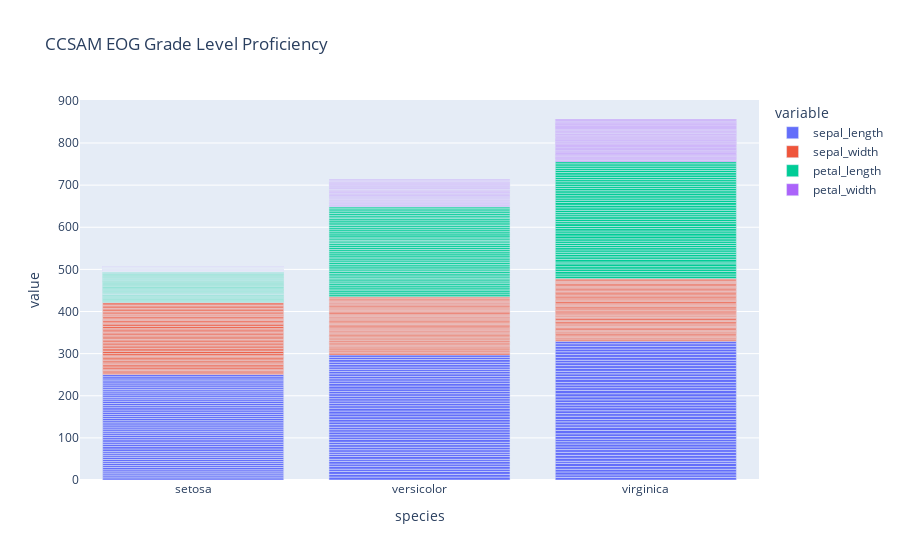

This figure's notebook cell:
### Code cell
df1 = pd.melt(df, id_vars="species", value_vars=["sepal_length", "sepal_width", "petal_length", "petal_width"])


px.bar(df1,
        x="species",
        y="value",
        color="variable",
        title="CCSAM EOG Grade Level Proficiency")

### Figure 1 — Plotly figure (JSON) as saved in the notebook; plotly's stock layout.template omitted (floating-point values rounded to 4 significant figures; data arrays with more than 128 entries replaced by an {"elided": "..."} marker saying what was removed)
{"data": [{"alignmentgroup": "True", "hovertemplate": "variable=sepal_length<br>species=%{x}<br>value=%{y}<extra></extra>", "legendgroup": "sepal_length", "marker": {"color": "#636efa", "pattern": {"shape": ""}}, "name": "sepal_length", "offsetgroup": "sepal_length", "orientation": "v", "showlegend": true, "textposition": "auto", "type": "bar", "x": {"elided": "150 str values"}, "xaxis": "x", "y": {"elided": "150 float values"}, "yaxis": "y"}, {"alignmentgroup": "True", "hovertemplate": "variable=sepal_width<br>species=%{x}<br>value=%{y}<extra></extra>", "legendgroup": "sepal_width", "marker": {"color": "#EF553B", "pattern": {"shape": ""}}, "name": "sepal_width", "offsetgroup": "sepal_width", "orientation": "v", "showlegend": true, "textposition": "auto", "type": "bar", "x": {"elided": "150 str values"}, "xaxis": "x", "y": {"elided": "150 float values"}, "yaxis": "y"}, {"alignmentgroup": "True", "hovertemplate": "variable=petal_length<br>species=%{x}<br>value=%{y}<extra></extra>", "legendgroup": "petal_length", "marker": {"color": "#00cc96", "pattern": {"shape": ""}}, "name": "petal_length", "offsetgroup": "petal_length", "orientation": "v", "showlegend": true, "textposition": "auto", "type": "bar", "x": {"elided": "150 str values"}, "xaxis": "x", "y": {"elided": "150 float values"}, "yaxis": "y"}, {"alignmentgroup": "True", "hovertemplate": "variable=petal_width<br>species=%{x}<br>value=%{y}<extra></extra>", "legendgroup": "petal_width", "marker": {"color": "#ab63fa", "pattern": {"shape": ""}}, "name": "petal_width", "offsetgroup": "petal_width", "orientation": "v", "showlegend": true, "textposition": "auto", "type": "bar", "x": {"elided": "150 str values"}, "xaxis": "x", "y": {"elided": "150 float values"}, "yaxis": "y"}], "layout": {"barmode": "relative", "legend": {"title": {"text": "variable"}, "tracegroupgap": 0}, "title": {"text": "CCSAM EOG Grade Level Proficiency"}, "xaxis": {"anchor": "y", "domain": [0, 1], "title": {"text": "species"}}, "yaxis": {"anchor": "x", "domain": [0, 1], "title": {"text": "value"}}}}
